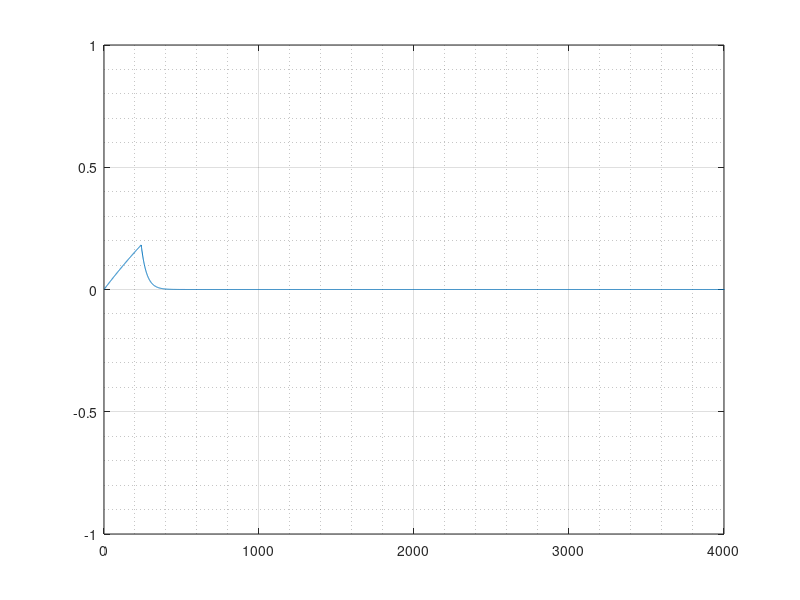

The MATLAB script that drew this image:
## NOT QUITE THERE!  FUNCTIONS ARE AT FIRST REV, NEEDS A THROUGH REVIEW AS OUTPUTS NOT CORRECT, YET!



clear all;
## close all;                      

printf("running...!\n");
## asrfe envelope

global SR = 48000;
global fRec0 = [0,0];

## output_precision(16);



## usage: pole = tau2pole (tau)
##
##
function pole = tau2pole (tau)
  global SR;
  pole = exp(-1 / (tau * SR));
endfunction


## usage: y = smooth (s)
##
##
function y = smooth (s,x)
  global fRec0
  for n = 1:length(x)
    fRec0(1) = (1 - s)*x(n) + s*fRec0(2);
    ## fRec0(1) = s*(fRec0(2) - x(n)) + x(n);
    y(n) = fRec0(1);
    fRec0(2) = fRec0(1);
  endfor
endfunction


## usage: envelope = asrfe (attT60,susLvl,relT60,finLvl,gate)
##
##
function envASRFE = asrfe (attT60,susLvl,relT60,finLvl,gate)
  ugate = gt(gate,0);
  if (ugate == 0)
    target = finLvl;
    t60 = attT60;
  elseif (ugate == 1)
    target = susLvl;
    t60 = relT60;
  endif
  pole = tau2pole(t60/6.91);
  envASRFE = smooth(pole, target);
endfunction


## usage: envARFE = arfe (attT60,relT60,fv,gate)
##
##
function envARFE = arfe (attT60,relT60,fv,gate)
  envARFE = asrfe(attT60,1.0,relT60,fv,gate);
endfunction

## usage: envARE = are (attT60,relT60,gate)
##
##
function envARE = are (attT60,relT60,gate)
  envARE = arfe(attT60,relT60,0.0,gate);
endfunction


len = 8487;
a_ = 0.005;
r_ = (len - (a_*SR))/SR; #0.1718;
s_ = 0.1;
f_ = 0.05;
gateSignal1 = ones(1, a_*SR);
gateSignal0 = zeros(1, round(r_*SR));
gateSignal = horzcat(gateSignal1,gateSignal0);

for i = 1:length(gateSignal)
#  envASRFE(i) = asrfe(a_,s_,r_,f_,gateSignal(i));
#  envARFE(i) = arfe(a_,r_,f_,gateSignal(i));
  envARE(i) = are(a_,r_,gateSignal(i));  
endfor


plot([1:length(gateSignal)],envARE);
ylim([-1.0,1.0]);
xlim([0,4000]);
grid on; grid minor on;


